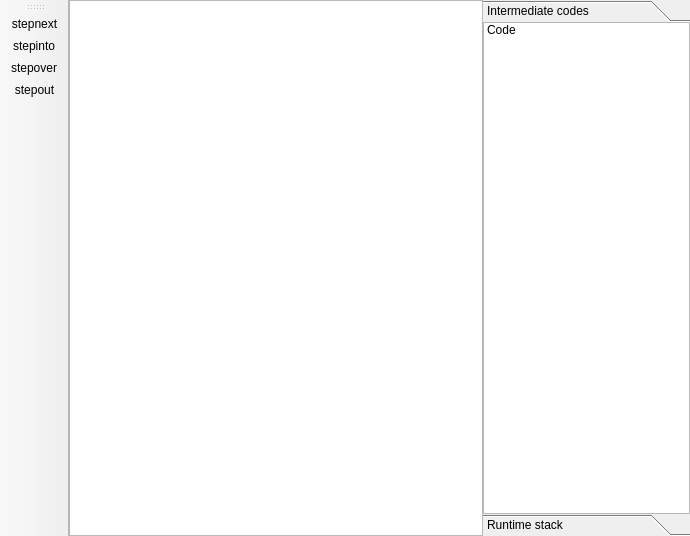
<?xml version="1.0" encoding="UTF-8"?>
<ui version="4.0">
 <class>runWindow</class>
 <widget class="QMainWindow" name="runWindow">
  <property name="geometry">
   <rect>
    <x>0</x>
    <y>0</y>
    <width>690</width>
    <height>536</height>
   </rect>
  </property>
  <property name="windowTitle">
   <string>MainWindow</string>
  </property>
  <widget class="QWidget" name="centralwidget">
   <layout class="QHBoxLayout" name="horizontalLayout">
    <property name="spacing">
     <number>0</number>
    </property>
    <property name="margin">
     <number>0</number>
    </property>
    <item>
     <widget class="QPlainTextEdit" name="RuntimeRT">
      <property name="sizePolicy">
       <sizepolicy hsizetype="Expanding" vsizetype="Expanding">
        <horstretch>20</horstretch>
        <verstretch>0</verstretch>
       </sizepolicy>
      </property>
      <property name="font">
       <font>
        <family>Arial</family>
        <pointsize>14</pointsize>
       </font>
      </property>
      <property name="readOnly">
       <bool>true</bool>
      </property>
     </widget>
    </item>
    <item>
     <widget class="QToolBox" name="toolBox">
      <property name="sizePolicy">
       <sizepolicy hsizetype="Preferred" vsizetype="Preferred">
        <horstretch>10</horstretch>
        <verstretch>0</verstretch>
       </sizepolicy>
      </property>
      <property name="currentIndex">
       <number>0</number>
      </property>
      <property name="tabSpacing">
       <number>0</number>
      </property>
      <widget class="QWidget" name="TACPage">
       <property name="geometry">
        <rect>
         <x>0</x>
         <y>0</y>
         <width>218</width>
         <height>496</height>
        </rect>
       </property>
       <attribute name="label">
        <string>Intermediate codes</string>
       </attribute>
       <layout class="QVBoxLayout" name="verticalLayout">
        <property name="spacing">
         <number>0</number>
        </property>
        <property name="margin">
         <number>0</number>
        </property>
        <item>
         <widget class="QListWidget" name="TACCodeLists">
          <item>
           <property name="text">
            <string>Code</string>
           </property>
          </item>
         </widget>
        </item>
       </layout>
      </widget>
      <widget class="QWidget" name="stackPage">
       <property name="enabled">
        <bool>true</bool>
       </property>
       <property name="geometry">
        <rect>
         <x>0</x>
         <y>0</y>
         <width>218</width>
         <height>496</height>
        </rect>
       </property>
       <attribute name="label">
        <string>Runtime stack</string>
       </attribute>
       <layout class="QVBoxLayout" name="verticalLayout_2">
        <property name="spacing">
         <number>0</number>
        </property>
        <property name="margin">
         <number>0</number>
        </property>
        <item>
         <widget class="QListWidget" name="StackValuesLists">
          <item>
           <property name="text">
            <string>Value</string>
           </property>
          </item>
         </widget>
        </item>
       </layout>
      </widget>
     </widget>
    </item>
   </layout>
  </widget>
  <widget class="QToolBar" name="toolBar">
   <property name="windowTitle">
    <string>toolBar</string>
   </property>
   <attribute name="toolBarArea">
    <enum>LeftToolBarArea</enum>
   </attribute>
   <attribute name="toolBarBreak">
    <bool>false</bool>
   </attribute>
   <addaction name="actionStepnext"/>
   <addaction name="actionStepinto"/>
   <addaction name="actionStepover"/>
   <addaction name="actionStepout"/>
  </widget>
  <action name="actionStepinto">
   <property name="icon">
    <iconset>
     <normaloff>Stepinto.png</normaloff>Stepinto.png</iconset>
   </property>
   <property name="text">
    <string>stepinto</string>
   </property>
  </action>
  <action name="actionStepnext">
   <property name="icon">
    <iconset>
     <normaloff>Stepnext.png</normaloff>Stepnext.png</iconset>
   </property>
   <property name="text">
    <string>stepnext</string>
   </property>
  </action>
  <action name="actionStepover">
   <property name="icon">
    <iconset>
     <normaloff>Stepover.png</normaloff>Stepover.png</iconset>
   </property>
   <property name="text">
    <string>stepover</string>
   </property>
  </action>
  <action name="actionStepout">
   <property name="icon">
    <iconset>
     <normaloff>Stepout.png</normaloff>Stepout.png</iconset>
   </property>
   <property name="text">
    <string>stepout</string>
   </property>
  </action>
 </widget>
 <resources/>
 <connections/>
</ui>
